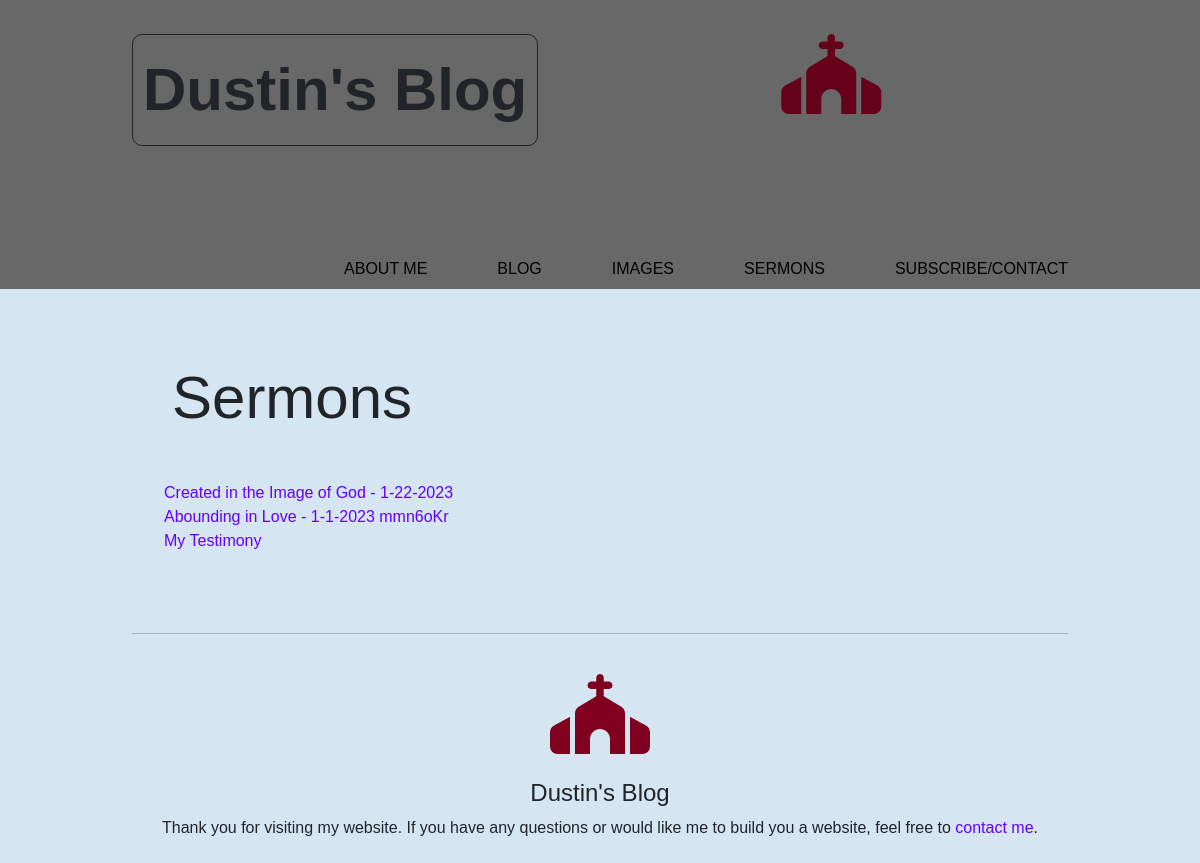
/sermons, run on an earlier commit of the app's database.
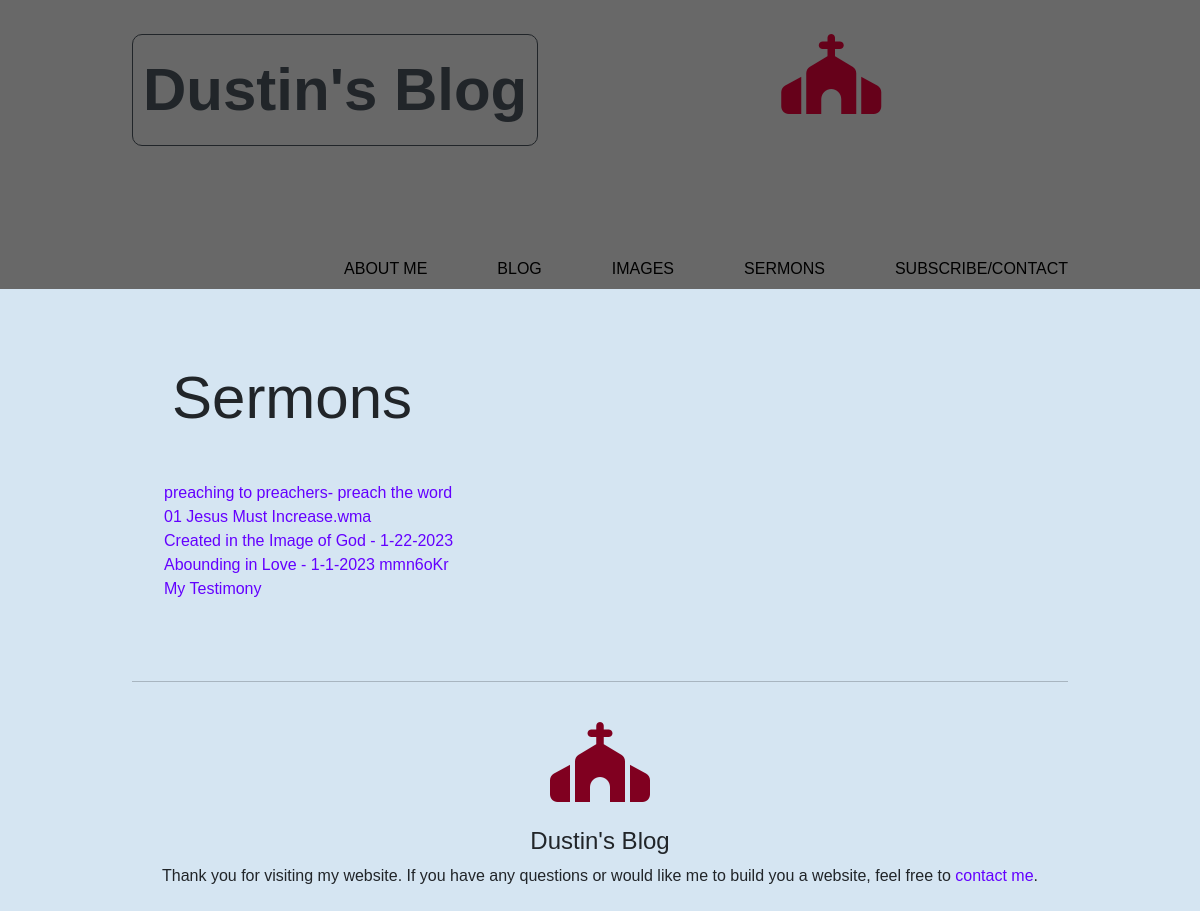
And on a later commit of the database.
### website/models.py (models this page shows)
class Sermons(db.Model):
    id = db.Column(db.Integer, primary_key=True)
    name = db.Column(db.String(200), nullable=False)
    date_created = db.Column(db.DateTime, default=datetime.now(timezone.utc))

### website/views.py (the view)
@views.route('/sermons')
def sermons():  # audio files
    title = "Sermons"
    sermon_list = Sermons.query.order_by(desc(Sermons.id))
    return render_template('sermons.html', title=title, sermon_list=sermon_list)

### website/templates/sermons.html
{% extends 'base.html' %} {% block title %}{{title}}{% endblock %} {% block content %}
<h1 id="pageHeader">Sermons</h1>
<ul style="list-style-type: none;">
    {% for sermon in sermon_list %}
    <li class="list-group-item" id="sermon">
        <a href="{{ url_for('views.sermon', id=sermon.id) }}" id="sermons">
        {{ sermon.name.replace('_', ' ').replace('.mp3', '') }}</a> <br>
    </li>
    {% endfor %}
</ul>
<br>
{% endblock %}

### website/templates/base.html (shortened to what this page needs)
<!DOCTYPE html>
<html lang="en">
<head>
    <link href="https://cdn.jsdelivr.net/npm/bootstrap@5.2.2/dist/css/bootstrap.min.css" rel="stylesheet" integrity=
            "sha384-Zenh87qX5JnK2Jl0vWa8Ck2rdkQ2Bzep5IDxbcnCeuOxjzrPF/et3URy9Bv1WTRi">
    <link rel="stylesheet" href="https://stackpath.bootstrapcdn.com/font-awesome/4.7.0/css/font-awesome.min.css"
 />
    <link href="{{url_for('static', filename='css/blog1.css')}}" rel="stylesheet" type="text/css" />
</head>
<body>
    <header>
        <br>
        <div class="container container-sm" id="navContainer">
            <div class="name" id="headerName">{% block header %}
                Dustin's Blog{% endblock %}</div>
            <br>
            <div id="logo"><i class="fa-solid fa-church fa-5x"></i></div>
            <nav>
                <ul class="navbar navbar-sm navList">
                    <li><a href="{{ url_for('views.about_me') }}">About Me</a></li>
                    <li><a href="{{ url_for('views.blog') }}">Blog</a></li>
                    <li><a href="{{ url_for('views.images') }}">Images</a></li>
                    <li><a href="{{ url_for('views.sermons') }}">Sermons</a></li>
                    <li><a href="{{ url_for('views.subscribe_contact') }}">Subscribe/Contact</a></li>
                </ul>
            </nav>
        </div>
    </header>
    <div class="container container-sm">
    <br><br> {% block content %}{% endblock %}
    <br>
    <hr>
    <br>
    <div id="blogFooter">
        <div id="logoFooter"><i class="fa-solid fa-church fa-5x"></i></div>
        <h4>Dustin's Blog</h4>
        <p>Thank you for visiting my website. If you have any questions or would like me to build you a website, feel
            free to <a href="{{ url_for('views.subscribe_contact') }}" id="contactLink">contact me</a>. </p>
    </div>
</div>
</body>
</html>

### website/static/css/blog1.css (style rules this page uses)
html { background: #D5E5F2; background-repeat: no-repeat; background-position: center; background-size: cover; background-attachment: fixed; margin: 0px; font-family: 'Arial', 'Times New Roman', sans-serif; font-weight: 300; }
body { background: #D5E5F2; background-repeat: no-repeat; background-position: center; background-size: cover; background-attachment: fixed; margin: 0px; font-family: 'Arial', 'Times New Roman', sans-serif; font-weight: 300; }
.container { width: 80%; margin-left: 0% auto; }
header { background-color: #686868; margin: 0 auto; }
header::after { content: ''; display: table; clear: both; }
.name { float: left; font-weight: bold; font-size: 60px; padding: 10px 0; }
nav { float: right; padding-top: 6%; }
nav ul { list-style-type: none; padding: 0px; margin: 0px; color: rgb(0, 0, 0) }
nav li { float: left; margin-left: 70px; display: block; padding-top: 19px; text-align: center; text-decoration: none; min-width: 10px; position: relative; }
nav a { color: rgb(0, 0, 0); text-decoration: none; text-transform: uppercase; }
nav a::before { content: ''; display: block; height: 5px; width: 100%; background-color: rgb(255, 255, 255); position: absolute; top: 0; width: 0%; transition: all ease-in-out 200ms; }
#headerName { border: 1px solid; padding-left: 10px; padding-right: 10px; margin-top: 10px; margin-bottom: 3%; border-radius: 10px; text-align: center; }
#logo { text-align: center; margin-top: -1.5%; margin-right: -6%; margin-bottom: -5%; color: #66011a; }
hr { padding: 0px; }
a { text-decoration: none; }
h1 { padding-top: 25px; padding-left: 40px; }
#blogFooter { text-align: center; padding-top: 0px; padding-bottom: 25px; }
#logoFooter { padding-bottom: 25px; color: #800020; }
#contactLink { color: #6400FF; }
ul { list-style-type: none; }
#pageHeader { font-size: 60px; margin-bottom: 5%; }
#sermons { color: #6400FF }

What changed in the data, as far as the page shows it:
added Sermons: name.replace "preaching to preachers- preach the word"
added Sermons: name.replace "01 Jesus Must Increase.wma"
